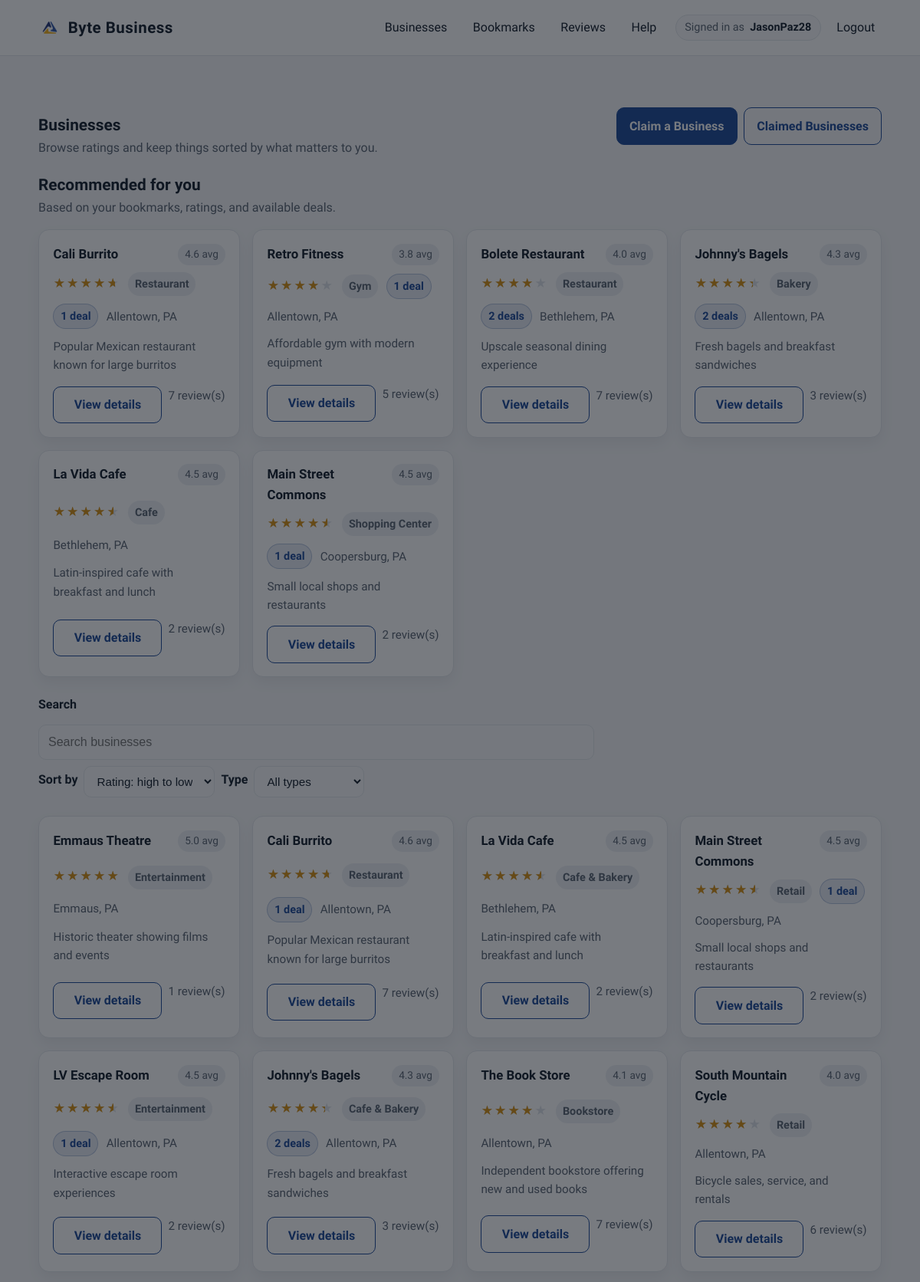
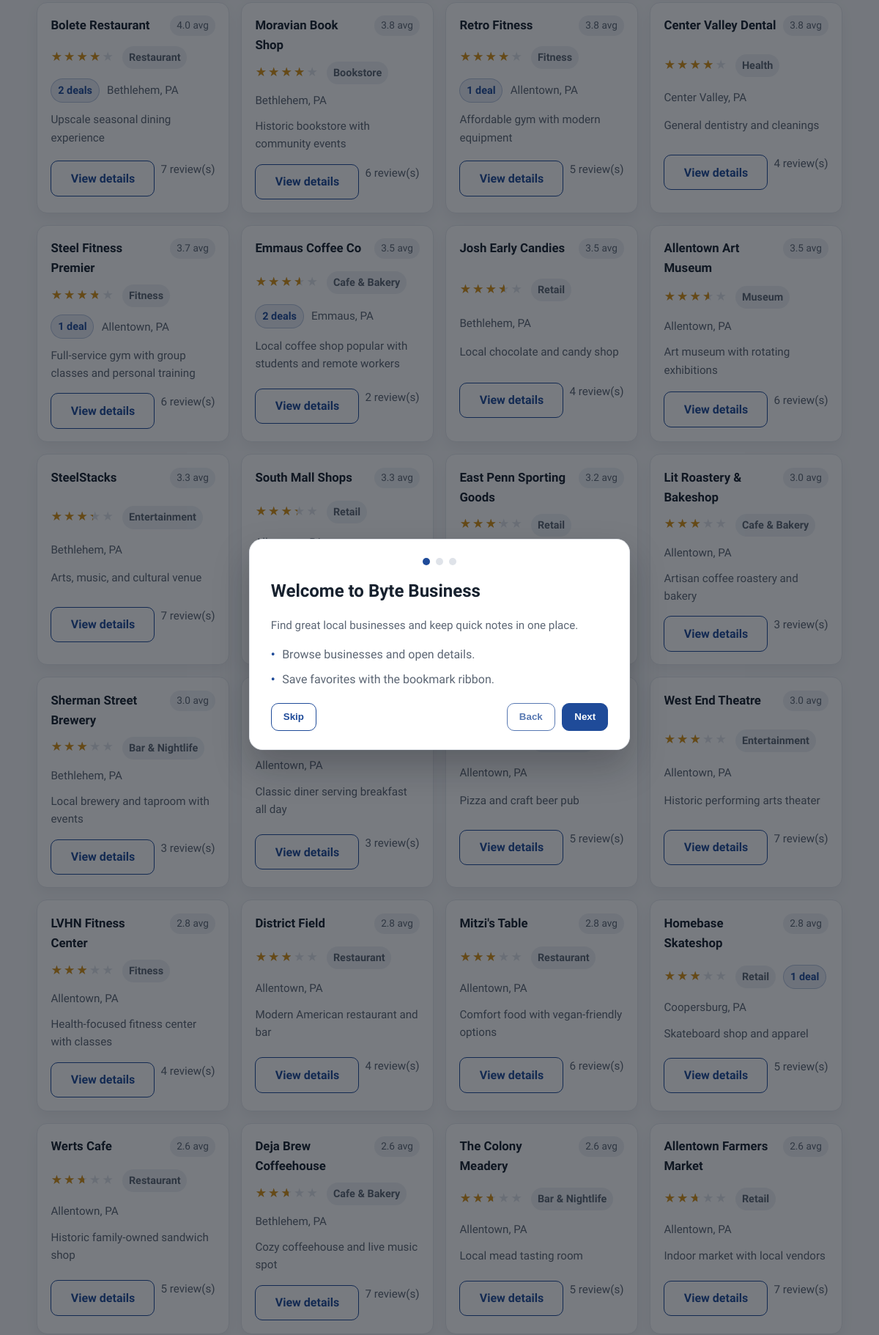
Screenshot of /businesses (signed in, upper part) with the database file from the repository (2 pictures, top to bottom).
### app/models.py (models this page shows)
class User(db.Model, UserMixin):
    id = db.Column(db.Integer, primary_key=True)
    username = db.Column(db.String(150), unique=True, nullable=False)
    email = db.Column(db.String(150), unique=True, nullable=False)
    password = db.Column(db.String(256), nullable=False)
    created_at = db.Column(db.DateTime, default=datetime.utcnow)
    is_verified = db.Column(db.Boolean, default=False)
    verified_at = db.Column(db.DateTime, default=None)
    last_verification_email_sent_at = db.Column(db.DateTime, default=None)
    is_admin = db.Column(db.Boolean, default=False)
    bookmarks = db.relationship("BookMark", back_populates="user", cascade="all, delete-orphan")
    reviews = db.relationship("Review", back_populates="user", cascade="all, delete-orphan")
    redeemed_deals = db.relationship("RedeemDeal", back_populates="user", cascade="all, delete-orphan")
    business_requests = db.relationship("BusinessRequest", back_populates="user", cascade="all, delete-orphan")

class Business(db.Model):
    id = db.Column(db.Integer, primary_key=True)
    name = db.Column(db.String(200), nullable=False)
    location = db.Column(db.String(200), nullable=False)
    address = db.Column(db.String(300), nullable=False)
    category = db.Column(db.String(100), nullable=False)
    description = db.Column(db.Text, nullable=True)
    created_at = db.Column(db.DateTime, default=datetime.utcnow)
    website = db.Column(db.String(300), nullable=True)
    contact = db.Column(db.String(50), nullable=True)
    hours = db.Column(db.String(200), nullable=True)
    bookmarks = db.relationship("BookMark", back_populates="business", cascade="all, delete-orphan")
    reviews = db.relationship("Review", back_populates="business", cascade="all, delete-orphan")
    deals = db.relationship("Deal", back_populates="business", cascade="all, delete-orphan")
    def average_rating(self):
        if not self.reviews:
            return None
        return round(sum(review.rating for review in self.reviews) / len(self.reviews), 1)

### app/routes.py (the view)
@main_bp.route('/businesses')
@login_required
def list_businesses():
    businesses = Business.query.all()
    recommended = recommended_businesses(current_user, businesses)
    for r in recommended:
        print(f"Recommended: {r.name} - Avg Rating: {r.average_rating()}")
    return render_template('businesses.html', businesses=businesses, recommended=recommended)

### app/auth_routes.py (called while the page is built)
@login_manager.user_loader
def load_user(user_id):
    return User.query.get(int(user_id))

### app/templates/businesses.html (shortened to what this page needs)
{% extends "base.html" %}
{% block content %}
<div class="container">
  <section class="section">
    <div class="section-header">
      <div>
        <h2>Businesses</h2>
        <p>Browse ratings and keep things sorted by what matters to you.</p>
      </div>
      <div class="row" style="gap: 0.55rem; align-items: center;">
        <a class="button" href="{{ url_for('main.create_business_request') }}">Claim a Business</a>
        {% if current_user.is_admin %}
        <a class="button subtle" href="{{ url_for('main.business_requests_admin') }}">Review Business Claims</a>
        {% else %}
        <a class="button subtle" href="{{ url_for('main.user_business_requests') }}">Claimed Businesses</a>
        {% endif %}
      </div>
    </div>
    {% set recommended_items = recommended if recommended is defined and recommended else [] %}
    {% if recommended_items and recommended_items|length > 0 %}
    <div class="section-header" style="margin-top: 1.2rem;">
      <div>
        <h2>Recommended for you</h2>
        <p>Based on your bookmarks, ratings, and available deals.</p>
      </div>
    </div>
    <div class="card-grid" style="margin-bottom: 1.4rem;">
      {% for biz in recommended_items %}
      {% set biz_type = biz.category|default(biz.type|default('Type')) %}
      {% set rating_val = biz.average_rating() if (biz.average_rating is defined and biz.average_rating() is not none) else biz.rating|default('0') %}
      {% set deals_count = (biz.deals|length) if (biz.deals is not none) else biz.deals_count|default(0) %}
      <div class="card business-card">
        <div class="row">
          <h3>{{ biz.name }}</h3>
          <span class="pill">{{ rating_val if rating_val else '4.5' }} avg</span>
        </div>
        <div class="business-meta">
          <span class="star-bar" data-rating-bar data-rating="{{ rating_val }}">
            <span class="base">★★★★★</span>
            <span class="fill">★★★★★</span>
          </span>
          <span class="badge">{{ biz_type }}</span>
          {% if deals_count > 0 %}
          <span class="badge accent">{{ deals_count }} deal{{ 's' if deals_count != 1 else '' }}</span>
          {% endif %}
          <span>{{ biz.location|default('City, State') }}</span>
        </div>
        <p class="muted summary">{{ biz.description|default('Concise notes about the experience go here.') }}</p>
        <div class="row" style="gap: 0.5rem;">
          <a class="button subtle" href="{{ url_for('main.business_detail', business_id=biz.id|default(loop.index)) }}">View details</a>
          <span class="muted">{{ biz.reviews|length if biz.reviews is not none else '—' }} review(s)</span>
        </div>
      </div>
      {% endfor %}
    </div>
    {% endif %}
    <div class="toolbar">
      <form method="get" class="inline">
        <label for="search">Search</label>
        <input id="search" name="q" type="search" placeholder="Search businesses" aria-label="Search businesses">
        <label for="sort">Sort by</label>
        <select name="sort" id="sort">
          <option value="rating_desc">Rating: high to low</option>
        </select>
        <label for="type">Type</label>
        <select name="type" id="type">
          <option value="">All types</option>
        </select>
      </form>
    </div>
    <div class="card-grid" id="business-grid">
      {% set items = businesses if businesses is defined and businesses else sample_businesses %}
      {% for biz in items %}
      {% set biz_type = biz.category|default(biz.type|default('Type')) %}
      {% set rating_val = biz.average_rating() if (biz.average_rating is defined and biz.average_rating() is not none) else biz.rating|default('0') %}
      {% set deals_count = (biz.deals|length) if (biz.deals is not none) else biz.deals_count|default(0) %}
      <div class="card business-card" data-biz-card data-type="{{ biz_type }}" data-type-raw="{{ biz_type }}" data-rating="{{ rating_val }}" data-name="{{ biz.name }}" data-location="{{ biz.location|default('') }}">
        <div class="row">
          <h3>{{ biz.name }}</h3>
          <span class="pill">{{ rating_val if rating_val else '4.5' }} avg</span>
        </div>
        <div class="business-meta">
          <span class="star-bar" data-rating-bar data-rating="{{ rating_val }}">
            <span class="base">★★★★★</span>
            <span class="fill">★★★★★</span>
          </span>
          <span class="badge" data-type-label>{{ biz_type }}</span>
          {% if deals_count > 0 %}
          <span class="badge accent">{{ deals_count }} deal{{ 's' if deals_count != 1 else '' }}</span>
          {% endif %}
          <span>{{ biz.location|default('City, State') }}</span>
        </div>
        <p class="muted summary">{{ biz.description|default(biz.summary|default('Concise notes about the experience go here.')) }}</p>
        <div class="row" style="gap: 0.5rem;">
          <a class="button subtle" href="{{ url_for('main.business_detail', business_id=biz.id|default(loop.index)) }}">View details</a>
          <span class="muted">{{ biz.reviews|length if biz.reviews is not none else '—' }} review(s)</span>
        </div>
      </div>
      {% endfor %}
    </div>
  </section>
</div>
{% endblock %}

### app/templates/base.html (shortened to what this page needs)
<!doctype html>
<html lang="en">
<head>
  <link rel="stylesheet" href="{{ url_for('static', filename='styles.css') }}">
</head>
<body>
  <header class="site-header">
    <div class="container header-inner">
      <div class="brand">
        <img class="brand-logo" src="{{ url_for('static', filename='FBLA-Symbol.png') }}" alt="FBLA logo">
        <span>Byte Business</span>
      </div>
      <nav class="nav-links">
        {% if current_user.is_authenticated %}
        <a href="/businesses">Businesses</a>
        <a href="{{ url_for('bookmarks.view_bookmarks') }}">Bookmarks</a>
        <a href="{{ url_for('main.reviews') }}">Reviews</a>
        <a href="{{ url_for('main.help') }}">Help</a>
        <div class="nav-right">
          <span class="nav-user">
            <span class="nav-user-label">Signed in as</span>
            <span class="nav-user-name">{{ current_user.username }}</span>
          </span>
          <a href="{{ url_for('auth.logout') }}">Logout</a>
        </div>
        {% else %}
        <a href="{{ url_for('main.home') }}">Home</a>
        <a href="/businesses">Businesses</a>
        <a href="{{ url_for('auth.login') }}">Login</a>
        <a class="button subtle" href="{{ url_for('auth.register') }}">Register</a>
        {% endif %}
      </nav>
    </div>
  </header>
  <main class="page">
    {% block content %}{% endblock %}
  </main>
  <div class="onboarding" data-onboarding hidden>
    <div class="onboarding-card" role="dialog" aria-modal="true" aria-labelledby="onboarding-title">
      <div class="onboarding-progress" aria-hidden="true">
        <span class="onboarding-dot is-active" data-dot></span>
        <span class="onboarding-dot" data-dot></span>
        <span class="onboarding-dot" data-dot></span>
      </div>
      <div class="onboarding-slide is-active" data-slide="0">
        <h2 id="onboarding-title">Welcome to Byte Business</h2>
        <p class="muted">Find great local businesses and keep quick notes in one place.</p>
        <ul class="list">
          <li>Browse businesses and open details.</li>
          <li>Save favorites with the bookmark ribbon.</li>
        </ul>
      </div>
      <div class="onboarding-actions">
        <button class="button subtle" type="button" data-skip>Skip</button>
        <div class="onboarding-nav">
          <button class="button subtle" type="button" data-back disabled>Back</button>
          <button class="button" type="button" data-next>Next</button>
        </div>
      </div>
    </div>
  </div>
</body>
</html>

### rows the page displays
User: username "JasonPaz28"
Business: name "Cali Burrito", rating_val "4.6", category "Restaurant", deals_count "1", location "Allentown, PA", description "Popular Mexican restaurant known for large burritos", reviews|length "7"
Business: name "Retro Fitness", rating_val "3.8", category "Gym", deals_count "1", location "Allentown, PA", description "Affordable gym with modern equipment", reviews|length "5"
Business: name "Bolete Restaurant", rating_val "4.0", category "Restaurant", deals_count "2", value "s", location "Bethlehem, PA", description "Upscale seasonal dining experience", reviews|length "7"
Business: name "Johnny's Bagels", rating_val "4.3", category "Bakery", deals_count "2", value "s", location "Allentown, PA", description "Fresh bagels and breakfast sandwiches", reviews|length "3"
Business: name "La Vida Cafe", rating_val "4.5", category "Cafe", location "Bethlehem, PA", description "Latin-inspired cafe with breakfast and lunch", reviews|length "2"
Business: name "Main Street Commons", rating_val "4.5", category "Shopping Center", deals_count "1", location "Coopersburg, PA", description "Small local shops and restaurants", reviews|length "2"
Business: name "Emmaus Coffee Co", rating_val "3.5", deals_count "2", value "s", location "Emmaus, PA", description "Local coffee shop popular with students and remote workers", reviews|length "2"
Business: name "The Book Store", rating_val "4.1", location "Allentown, PA", description "Independent bookstore offering new and used books", reviews|length "7"
Business: name "Steel Fitness Premier", rating_val "3.7", deals_count "1", location "Allentown, PA", description "Full-service gym with group classes and personal training", reviews|length "6"
Business: name "Werts Cafe", rating_val "2.6", location "Allentown, PA", description "Historic family-owned sandwich shop", reviews|length "5"
Business: name "Lit Roastery & Bakeshop", rating_val "3.0", location "Allentown, PA", description "Artisan coffee roastery and bakery", reviews|length "3"
Business: name "Moravian Book Shop", rating_val "3.8", location "Bethlehem, PA", description "Historic bookstore with community events", reviews|length "6"
Business: name "South Mountain Cycle", rating_val "4.0", location "Allentown, PA", description "Bicycle sales, service, and rentals", reviews|length "6"
Business: name "LVHN Fitness Center", rating_val "2.8", location "Allentown, PA", description "Health-focused fitness center with classes", reviews|length "4"
Business: name "Josh Early Candies", rating_val "3.5", location "Bethlehem, PA", description "Local chocolate and candy shop", reviews|length "4"
Business: name "Sherman Street Brewery", rating_val "3.0", location "Bethlehem, PA", description "Local brewery and taproom with events", reviews|length "3"
Business: location "Allentown, PA", description "Classic diner serving breakfast all day", reviews|length "3"
Business: name "Deja Brew Coffeehouse", rating_val "2.6", location "Bethlehem, PA", description "Cozy coffeehouse and live music spot", reviews|length "7"
Business: name "The Colony Meadery", rating_val "2.6", location "Allentown, PA", description "Local mead tasting room", reviews|length "5"
Business: name "Allentown Farmers Market", rating_val "2.6", location "Allentown, PA", description "Indoor market with local vendors", reviews|length "7"
Business: name "District Field", rating_val "2.8", location "Allentown, PA", description "Modern American restaurant and bar", reviews|length "4"
Business: name "Emmaus Theatre", rating_val "5.0", location "Emmaus, PA", description "Historic theater showing films and events", reviews|length "1"
Business: name "Allentown Art Museum", rating_val "3.5", location "Allentown, PA", description "Art museum with rotating exhibitions", reviews|length "6"
Business: name "Mitzi's Table", rating_val "2.8", location "Allentown, PA", description "Comfort food with vegan-friendly options", reviews|length "6"
Business: name "Homebase Skateshop", rating_val "2.8", deals_count "1", location "Coopersburg, PA", description "Skateboard shop and apparel", reviews|length "5"
Business: location "Allentown, PA", description "Pizza and craft beer pub", reviews|length "5"
Business: name "SteelStacks", rating_val "3.3", location "Bethlehem, PA", description "Arts, music, and cultural venue", reviews|length "7"
Business: name "LV Escape Room", rating_val "4.5", deals_count "1", location "Allentown, PA", description "Interactive escape room experiences", reviews|length "2"
Business: name "West End Theatre", rating_val "3.0", location "Allentown, PA", description "Historic performing arts theater", reviews|length "7"
Business: name "East Penn Sporting Goods", rating_val "3.2"
Business: name "South Mall Shops", rating_val "3.3"
Business: name "Center Valley Dental", rating_val "3.8", location "Center Valley, PA", description "General dentistry and cleanings", reviews|length "4"
